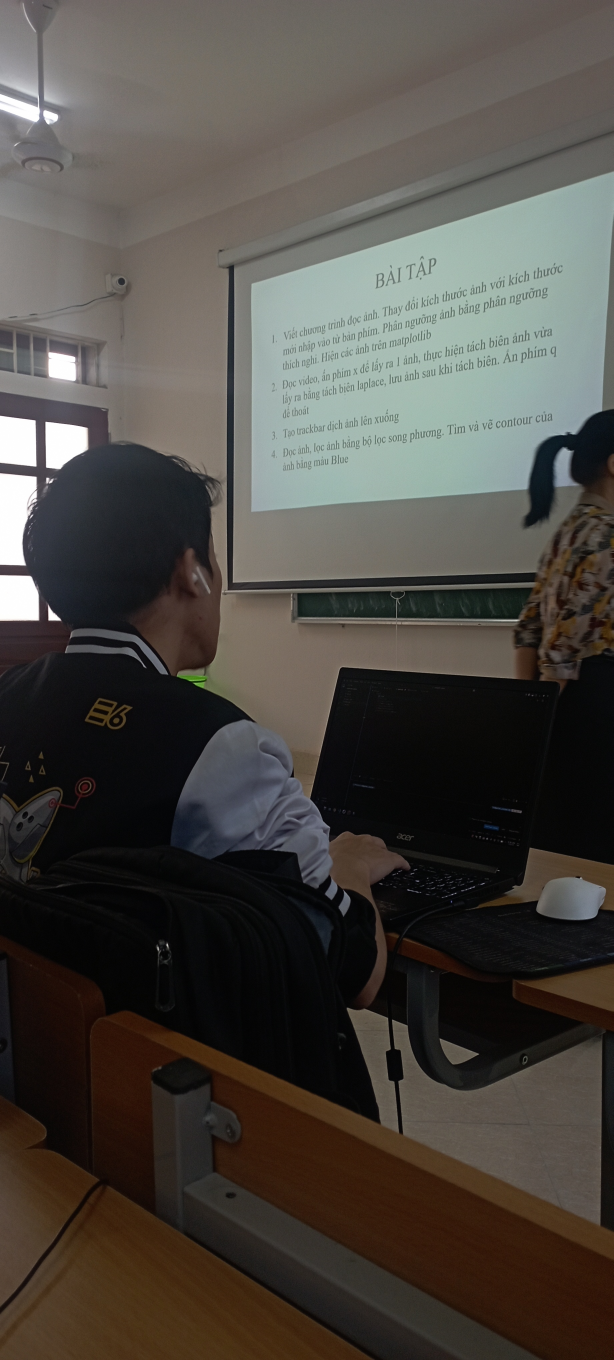
#> input picture TH_3/bai1.jpg, 1840 x 4080 px, found by its file name (shown at 1/3 size)
$ python Bai3.py
#> lines starting #> are read from the running program, lines starting #| are printed output that depends on the picture
# tao track bar dich anh len xuong

import cv2 as cv
import numpy as np

img = cv.imread('TH_3/bai1.jpg')
#> img is the input picture: shape (4080, 1840, 3); mean B, G, R 66.8, 72.3, 76.2
img = img[0:768, 0:1366]
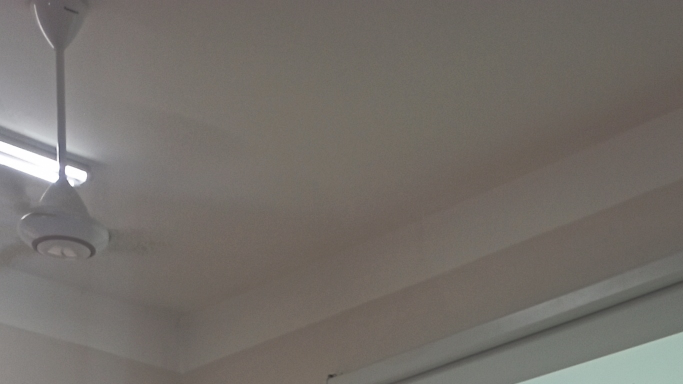
#> img: shape (768, 1366, 3) (shown at 1/2 size); mean B, G, R 105.4, 110.9, 115.9
cv.namedWindow('Anh')
h,w = img.shape[:2]
#> h = 768; w = 1366
tY = 0

def move_down(pos):
    global tY
    tY = -pos

def move_up(pos):
    global tY
    tY = pos


cv.createTrackbar('Len', 'Anh', 0, h, move_down)
cv.createTrackbar('Xuong', 'Anh', 0, h, move_up)


while True:
    M1 = np.float32([[1,0,0], [0, 1, tY]])
    trans = cv.warpAffine(img, M1, (w, h))
    cv.imshow('Anh', trans)
    if cv.waitKey(1) == ord('q'):
#> (key q is pressed here)
        break

cv.waitKey(0)
cv.destroyAllWindows()
